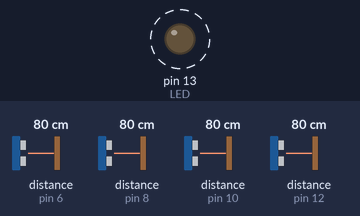
The sketch below on a simulated Arduino Uno, built for the host (arithmetic inside an expression is 32-bit, double 64-bit). On the bench: output pins drawn as LEDs (lit = HIGH). Dashed ring = blinking. Inputs (shaded band) come from the test bench; at power-on: distance to the obstacle (sensors on pin 6, pin 8, pin 10, pin 12) 80 cm. What the sketch prints to the serial monitor is not drawn.

Above: at 0.04 s.
Timing chart, 0 to 3.0 s (numbered marks = the images above):
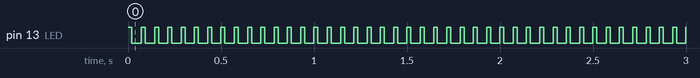

The sketch:

sketch.ino
```cpp
// Four way Ping Sensor Robot Module
// Outputs a JSON String of the four sensor readings via Serial

#include <NewPing.h>
#include <ArduinoJson.h>

#define MAX_DISTANCE 200
#define LED 13

NewPing sensor1 = NewPing(5, 6, MAX_DISTANCE);
NewPing sensor2 = NewPing(7, 8, MAX_DISTANCE);
NewPing sensor3 = NewPing(9, 10, MAX_DISTANCE);
NewPing sensor4 = NewPing(11, 12, MAX_DISTANCE);

void setup()
{
    Serial.begin(9600);
    pinMode(LED, OUTPUT);
}

void loop()
{
	digitalWrite(LED, HIGH);

	StaticJsonBuffer<75> jsonBuffer;
	JsonObject& object = jsonBuffer.createObject();

    object["sensor1"] = sensor1.ping_cm();
    object["sensor2"] = sensor2.ping_cm();
    object["sensor3"] = sensor3.ping_cm();
    object["sensor4"] = sensor4.ping_cm();

    object.printTo(Serial);
    Serial.println("");

    digitalWrite(LED, LOW);

    delay(50);
}
```

Measured:
- by itself, pin 13 (LED): alternates HIGH for 0.02 s and LOW for 0.05 s
